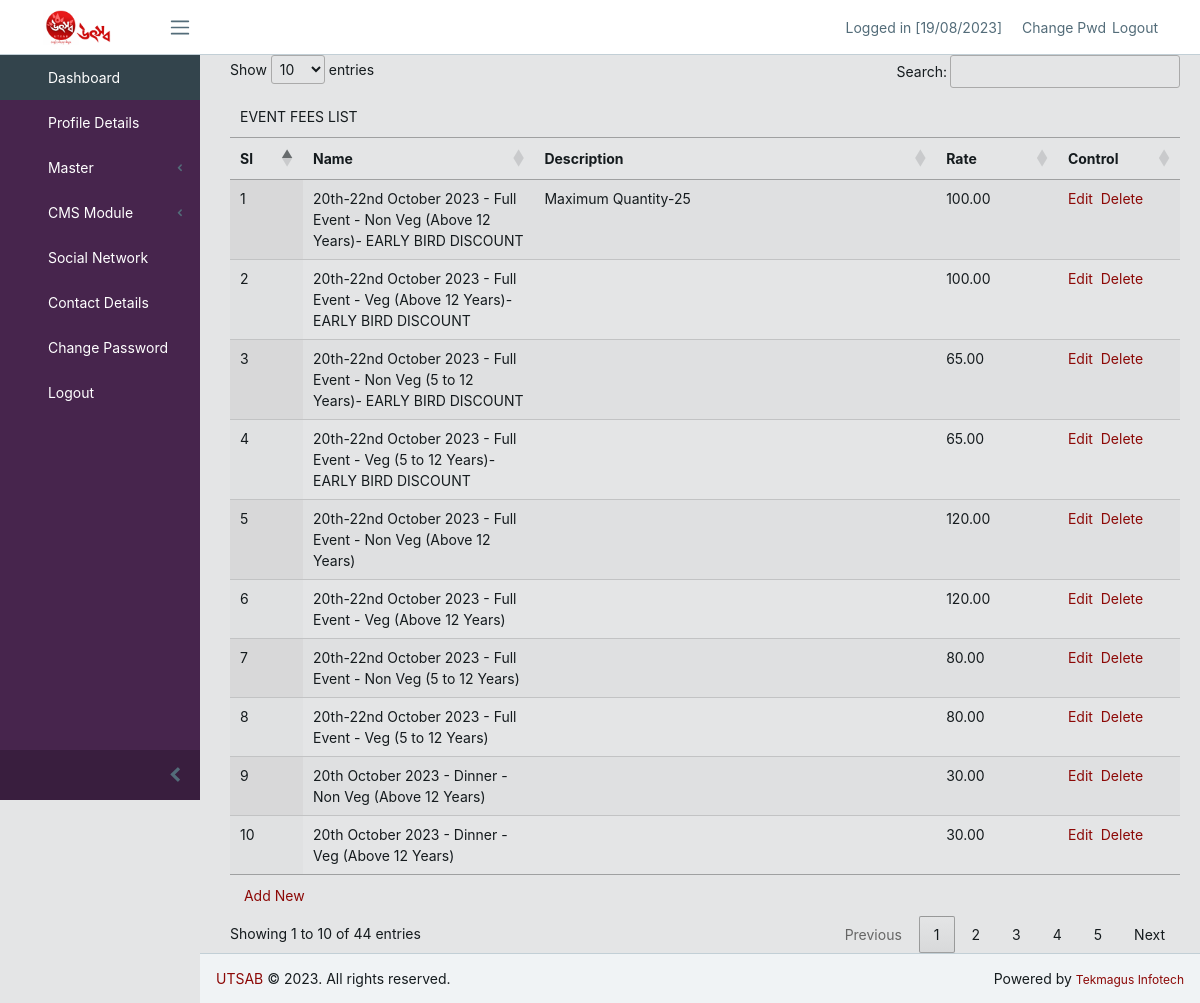
Screenshot of /cms/home.php?op=pro_dtls_fees&eid=13 (signed in) with the database file from the repository.
### tables this page shows
CREATE TABLE `event_fees_master` (
  `sl` int(11) NOT NULL,
  `fees_name` text DEFAULT NULL,
  `fees_event` int(11) NOT NULL,
  `fees_desc` text DEFAULT NULL,
  `fees_rate` double(10,2) DEFAULT NULL,
  `status` varchar(25) NOT NULL DEFAULT 'ACTIVE'
);

### cms/pages/pro_dtls_fees.php (the view, shortened to what this page needs)
<?php
	$eid=$_GET['eid'];
	$sql="select * from event_fees_master,product_details where product_details.status='ACTIVE' and event_fees_master.status='ACTIVE' and fees_event=pro_id and fees_event='$eid' order by sl";
	$res=mysqli_query($dbhandle,$sql);
	$cnt=mysqli_num_rows($res);
?>
<head>
</head>
<form class="form-horizontal" name="chng_pass_frm" method="post" action="#" onsubmit="return v.exec()">
<div style="width:950px; overflow-x: scroll">
<table id="data_table" class="display" width="100%" align="center">
<thead>
  <tr>
		<td class="special" colspan="7" align="left">EVENT FEES LIST</td>
  </tr>
  <tr id="welcome" class="post">
    <th align="left" valign="top" width="6%">Sl</th>
	<th align="left" valign="top" width="19%">Name</th>
	<th align="left" valign="top" width="33%">Description</th>
	<th align="left" valign="top" width="10%">Rate</th>
	<th align="left" valign="top" width="10%">Control</th>
  </tr>
</thead>
<tbody>
<?php
if($cnt>0)
{
	$i=0;
	while($row=mysqli_fetch_assoc($res))
	{
		$i++;
?>
	  <tr>
	    <td align="left" valign="top" width="6%"><?php echo $i;?></td>
		<td align="left" valign="top" width="19%"><?php echo $row['fees_name'];?></td>
		<td align="left" valign="top" width="33%"><?php echo $row['fees_desc'];?></td>
		<td align="left" valign="top" width="10%"><?php echo $row['fees_rate'];?></td>
		<td align="left" valign="top" width="10%"><a href="home.php?op=pro_dtls_fees_edit&id=<?php echo base64_encode($row['sl']);?>&eid=<?php echo $row['fees_event'];?>">Edit</a>&nbsp;&nbsp;<a href="home.php?op=pro_dtls_fees_delete&id=<?php echo $row['sl'];?>&eid=<?php echo $row['fees_event'];?>">Delete</a></td>
	  </tr>
<?php
	}
}else{
	echo '<tr><td colspan="12" align="left" valign="top">Data Not Found!</td></tr>';
}
?>
</tbody>
<tfoot><tr><td colspan="12">
    &nbsp;<a href="home.php?op=pro_dtls_fees_entry&eid=<?php echo $eid;?>">Add New</a>
</td>
</tr></tfoot>
</table>
</div>

### rows the page displays
event_fees_master: fees_name "20th-22nd October 2023 - Full Event - Non Veg (Above 12 Years)- EARLY BIRD DISCOUNT", fees_desc "Maximum Quantity-25", fees_rate "100.00"
event_fees_master: fees_name "20th-22nd October 2023 - Full Event - Veg (Above 12 Years)- EARLY BIRD DISCOUNT", fees_rate "100.00"
event_fees_master: fees_name "20th-22nd October 2023 - Full Event - Non Veg (5 to 12 Years)- EARLY BIRD DISCOUNT", fees_rate "65.00"
event_fees_master: fees_name "20th-22nd October 2023 - Full Event - Veg (5 to 12 Years)- EARLY BIRD DISCOUNT", fees_rate "65.00"
event_fees_master: fees_name "20th-22nd October 2023 - Full Event - Non Veg (Above 12 Years)", fees_rate "120.00"
event_fees_master: fees_name "20th-22nd October 2023 - Full Event - Veg (Above 12 Years)", fees_rate "120.00"
event_fees_master: fees_name "20th-22nd October 2023 - Full Event - Non Veg (5 to 12 Years)", fees_rate "80.00"
event_fees_master: fees_name "20th-22nd October 2023 - Full Event - Veg (5 to 12 Years)", fees_rate "80.00"
event_fees_master: fees_name "20th October 2023 - Dinner - Non Veg (Above 12 Years)", fees_rate "30.00"
event_fees_master: fees_name "20th October 2023 - Dinner - Veg (Above 12 Years)", fees_rate "30.00"
